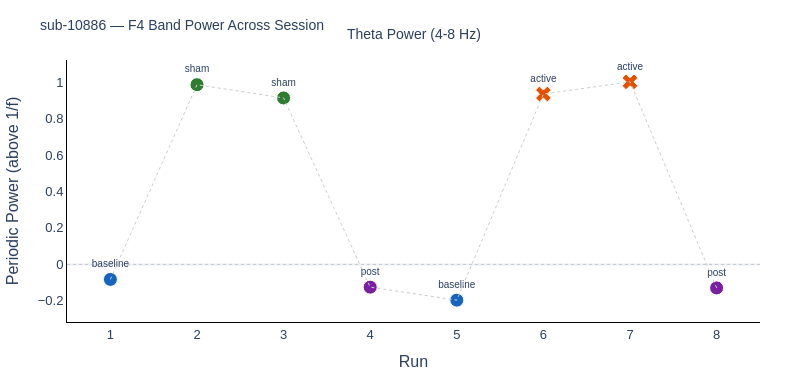

Notebook code cell kept with this figure:
### Markdown cell above
## 6. Band Power Across Runs

Extract oscillatory power in each canonical frequency band for every run, using the specparam-derived periodic component (i.e., power above the 1/f background). This separates genuine oscillatory changes from broadband power shifts.

Particularly interested in:
- **Theta (4-8 Hz)**: Does theta power change from baseline → active → post?
- **Alpha (8-13 Hz)**: Alpha suppression during task engagement?

### Code cell
# =============================================================================
# 6. Band Power Across Runs (1/f-corrected)
# =============================================================================

band_power_results = []

for run_num in sorted(all_runs.keys()):
    nic2 = all_runs[run_num]
    condition = nic2['condition']
    is_active = nic2['is_active']
    
    for ch_i, ch_label in enumerate(EEG_CH_LABELS):
        model = specparam_models.get((run_num, ch_label))
        if model is None:
            continue
        
        mc = get_model_components(model)
        freqs = mc['freqs']
        flattened = mc['flattened']
        
        row = {
            'run': run_num,
            'condition': condition,
            'channel': ch_label,
            'is_active_stim': is_active,
            'aperiodic_exponent': mc['ap_params'][1],
        }
        
        for band_name, (f_lo, f_hi) in BANDS.items():
            band_mask = (freqs >= f_lo) & (freqs <= f_hi)
            if np.sum(band_mask) > 0:
                row[f'{band_name}_power'] = np.mean(flattened[band_mask])
                row[f'{band_name}_peak'] = freqs[band_mask][np.argmax(flattened[band_mask])]
        
        band_power_results.append(row)

band_df = pd.DataFrame(band_power_results)

# ---- Plot theta and alpha power across runs (F4) ----
f4_data = band_df[band_df['channel'] == 'F4'].sort_values('run')

fig = make_subplots(rows=1, cols=1,
                    subplot_titles=['Theta Power (4-8 Hz)'])

for col_i, band in enumerate(['theta'], start=1):
    for _, row in f4_data.iterrows():
        color = condition_colors.get(row['condition'], '#999999')
        marker_symbol = 'x' if row['is_active_stim'] else 'circle'
        
        fig.add_trace(go.Scatter(
            x=[row['run']], y=[row[f'{band}_power']],
            mode='markers+text',
            marker=dict(size=14, color=color, symbol=marker_symbol,
                        line=dict(width=1, color='white')),
            text=[row['condition']],
            textposition='top center', textfont=dict(size=10),
            showlegend=False,
            hovertemplate=(f'Run {int(row["run"])} ({row["condition"]})<br>'
                          f'{band} power: %{{y:.3f}}<extra></extra>'),
        ), row=1, col=col_i)
    
    fig.add_trace(go.Scatter(
        x=f4_data['run'], y=f4_data[f'{band}_power'],
        mode='lines', line=dict(color='#CCCCCC', width=1, dash='dot'),
        showlegend=False, hoverinfo='skip',
    ), row=1, col=col_i)
    
    fig.add_hline(y=0, line=dict(color='#999999', width=0.5, dash='dot'),
                  row=1, col=col_i)

fig.update_layout(
    title=dict(text=f'sub-{SUBJECT_ID} — F4 Band Power Across Session',
               font=dict(size=14)),
    height=380, width=800,
    template='plotly_white',
    margin=dict(l=60, r=40, t=60, b=50),
    font=dict(family='Arial', size=13),
)

fig.update_xaxes(title_text='Run', dtick=1, showgrid=False,
                 showline=True, linewidth=1, linecolor='black')
fig.update_yaxes(title_text='Periodic Power (above 1/f)', showgrid=False,
                 showline=True, linewidth=1, linecolor='black')

for ann in fig.layout.annotations:
    ann.update(font_size=14, y=1.06)

fig.show(config=dict(toImageButtonOptions=dict(
    filename=f'band_power_session_sub-{SUBJECT_ID}')))

print(f'\nsub-{SUBJECT_ID} F4 band power summary:')
cols = ['run', 'condition', 'is_active_stim', 'aperiodic_exponent',
        'theta_power', 'theta_peak', 'alpha_power', 'alpha_peak']
print(f4_data[cols].to_string(index=False, float_format='%.3f'))

### Figure 1 — Plotly figure (JSON) as saved in the notebook; plotly's stock layout.template omitted (floating-point values rounded to 4 significant figures)
{"data": [{"hovertemplate": "Run 1 (baseline)<br>theta power: %{y:.3f}<extra></extra>", "marker": {"color": "#1565C0", "line": {"color": "white", "width": 1}, "size": 14, "symbol": "circle"}, "mode": "markers+text", "showlegend": false, "text": ["baseline"], "textfont": {"size": 10}, "textposition": "top center", "type": "scatter", "x": [1], "xaxis": "x", "y": [-0.08236], "yaxis": "y"}, {"hovertemplate": "Run 2 (sham)<br>theta power: %{y:.3f}<extra></extra>", "marker": {"color": "#2E7D32", "line": {"color": "white", "width": 1}, "size": 14, "symbol": "circle"}, "mode": "markers+text", "showlegend": false, "text": ["sham"], "textfont": {"size": 10}, "textposition": "top center", "type": "scatter", "x": [2], "xaxis": "x", "y": [0.9852], "yaxis": "y"}, {"hovertemplate": "Run 3 (sham)<br>theta power: %{y:.3f}<extra></extra>", "marker": {"color": "#2E7D32", "line": {"color": "white", "width": 1}, "size": 14, "symbol": "circle"}, "mode": "markers+text", "showlegend": false, "text": ["sham"], "textfont": {"size": 10}, "textposition": "top center", "type": "scatter", "x": [3], "xaxis": "x", "y": [0.9126], "yaxis": "y"}, {"hovertemplate": "Run 4 (post)<br>theta power: %{y:.3f}<extra></extra>", "marker": {"color": "#7B1FA2", "line": {"color": "white", "width": 1}, "size": 14, "symbol": "circle"}, "mode": "markers+text", "showlegend": false, "text": ["post"], "textfont": {"size": 10}, "textposition": "top center", "type": "scatter", "x": [4], "xaxis": "x", "y": [-0.1248], "yaxis": "y"}, {"hovertemplate": "Run 5 (baseline)<br>theta power: %{y:.3f}<extra></extra>", "marker": {"color": "#1565C0", "line": {"color": "white", "width": 1}, "size": 14, "symbol": "circle"}, "mode": "markers+text", "showlegend": false, "text": ["baseline"], "textfont": {"size": 10}, "textposition": "top center", "type": "scatter", "x": [5], "xaxis": "x", "y": [-0.1961], "yaxis": "y"}, {"hovertemplate": "Run 6 (active)<br>theta power: %{y:.3f}<extra></extra>", "marker": {"color": "#E65100", "line": {"color": "white", "width": 1}, "size": 14, "symbol": "x"}, "mode": "markers+text", "showlegend": false, "text": ["active"], "textfont": {"size": 10}, "textposition": "top center", "type": "scatter", "x": [6], "xaxis": "x", "y": [0.9341], "yaxis": "y"}, {"hovertemplate": "Run 7 (active)<br>theta power: %{y:.3f}<extra></extra>", "marker": {"color": "#E65100", "line": {"color": "white", "width": 1}, "size": 14, "symbol": "x"}, "mode": "markers+text", "showlegend": false, "text": ["active"], "textfont": {"size": 10}, "textposition": "top center", "type": "scatter", "x": [7], "xaxis": "x", "y": [1.001], "yaxis": "y"}, {"hovertemplate": "Run 8 (post)<br>theta power: %{y:.3f}<extra></extra>", "marker": {"color": "#7B1FA2", "line": {"color": "white", "width": 1}, "size": 14, "symbol": "circle"}, "mode": "markers+text", "showlegend": false, "text": ["post"], "textfont": {"size": 10}, "textposition": "top center", "type": "scatter", "x": [8], "xaxis": "x", "y": [-0.1289], "yaxis": "y"}, {"hoverinfo": "skip", "line": {"color": "#CCCCCC", "dash": "dot", "width": 1}, "mode": "lines", "showlegend": false, "type": "scatter", "x": [1, 2, 3, 4, 5, 6, 7, 8], "xaxis": "x", "y": [-0.08236, 0.9852, 0.9126, -0.1248, -0.1961, 0.9341, 1.001, -0.1289], "yaxis": "y"}], "layout": {"annotations": [{"font": {"size": 14}, "showarrow": false, "text": "Theta Power (4-8 Hz)", "x": 0.5, "xanchor": "center", "xref": "paper", "y": 1.06, "yanchor": "bottom", "yref": "paper"}], "font": {"family": "Arial", "size": 13}, "height": 380, "margin": {"b": 50, "l": 60, "r": 40, "t": 60}, "shapes": [{"line": {"color": "#999999", "dash": "dot", "width": 0.5}, "type": "line", "x0": 0, "x1": 1, "xref": "x domain", "y0": 0, "y1": 0, "yref": "y"}], "title": {"font": {"size": 14}, "text": "sub-10886 — F4 Band Power Across Session"}, "width": 800, "xaxis": {"anchor": "y", "autorange": true, "domain": [0, 1], "dtick": 1, "linecolor": "black", "linewidth": 1, "range": [0.4988, 8.501], "showgrid": false, "showline": true, "title": {"text": "Run"}, "type": "linear"}, "yaxis": {"anchor": "x", "autorange": true, "domain": [0, 1], "linecolor": "black", "linewidth": 1, "range": [-0.3159, 1.121], "showgrid": false, "showline": true, "title": {"text": "Periodic Power (above 1/f)"}, "type": "linear"}}}
